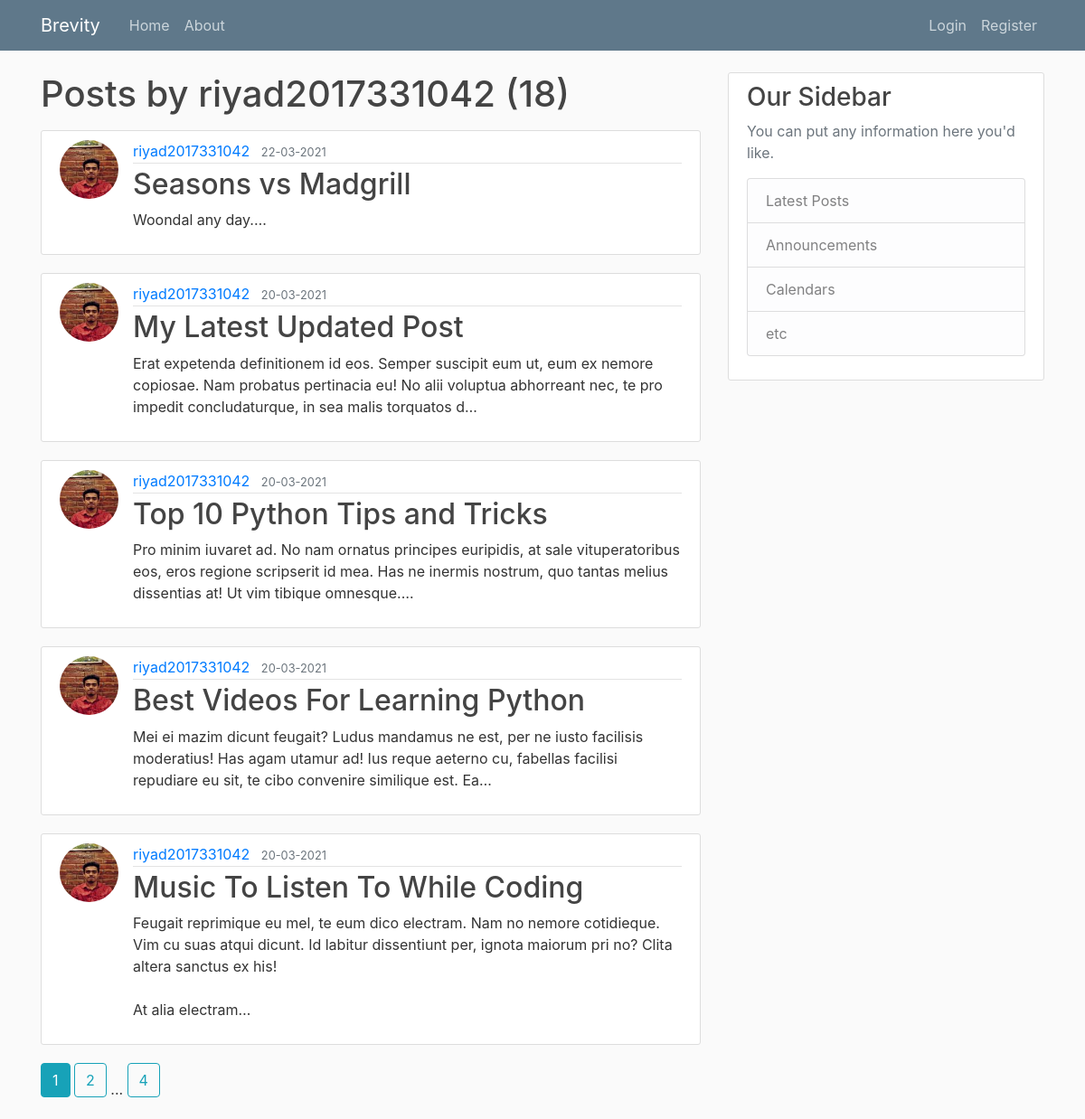
Before: /user/riyad2017331042 with the older database file.
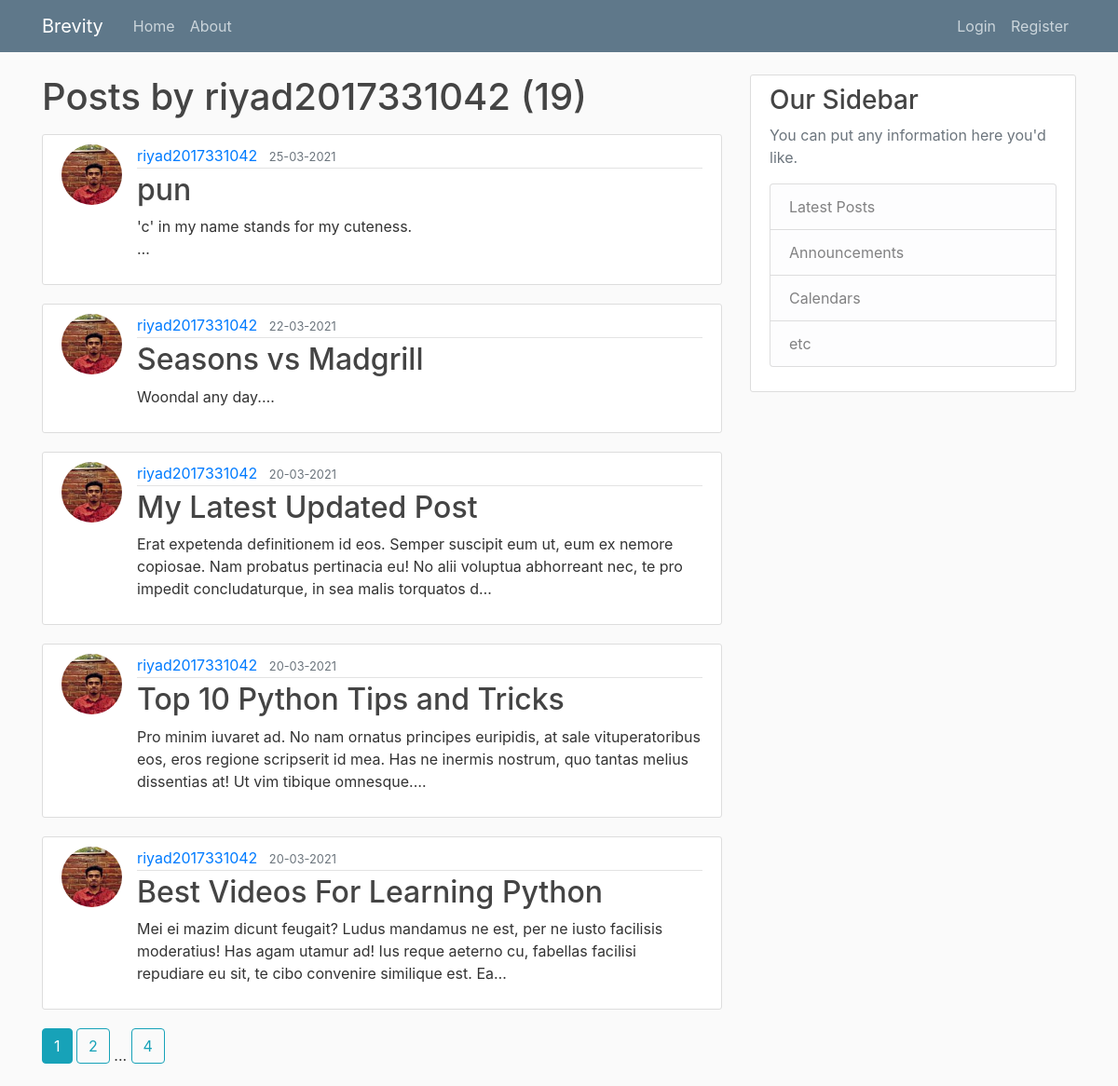
After: the same page with the newer database file.
### brevity/models.py (models this page shows, shortened)
class Post(db.Model):
    id = db.Column(db.Integer, primary_key=True)
    title = db.Column(db.String(100), nullable=False)
    date_posted = db.Column(db.DateTime, nullable=False, default=datetime.utcnow)
    content = db.Column(db.Text, nullable=False)
    user_id = db.Column(db.Integer, db.ForeignKey('user.id'), nullable=False)

class User(db.Model, UserMixin):
    id = db.Column(db.Integer, primary_key=True)
    username = db.Column(db.String(20), unique=True, nullable=False)
    email = db.Column(db.String(120), unique=True, nullable=False)
    image_file = db.Column(db.String(20), nullable=False, default='default.jpg')
    password = db.Column(db.String(60), nullable=False)
    posts = db.relationship('Post', backref='author', lazy=True)                    #By default SQLAlchemy guess the relationship to be one to many as posts returns a list of post.

### brevity/users/routes.py (the view)
@users.route("/user/<string:username>")
def user_posts(username):
    page = request.args.get('page', 1, type = int)
    user = User.query.filter_by(username = username).first_or_404()
    posts = (Post.query.filter_by(author = user)
        .order_by(Post.date_posted.desc())
        .paginate(page = page, per_page = 5)
        )                                                                             #paginate() returns a pagination object which has necessary attributes and methods
    return render_template("user_posts.html", posts = posts, user = user)

### brevity/templates/user_posts.html
{% extends "layout.html" %}
{% block content %}
    <h1 class="mb-3">Posts by {{user.username }} ({{ posts.total }}) </h1>
    {% for post in posts.items %}
        <article class="media content-section">
            <img class="rounded-circle article-img" src="{{ url_for('static', filename = 'profile_pics/' + post.author.image_file)}}">
            <div class="media-body">
                <div class="article-metadata">
                    <a class="mr-2" href="{{ url_for('users.user_posts', username=post.author.username) }}">{{ post.author.username }}</a>
                    <small class="text-muted">{{ post.date_posted.strftime('%d-%m-%Y') }}</small>
                </div>
                <h2><a class="article-title" href="{{ url_for('posts.post', post_id=post.id) }}">{{ post.title }}</a></h2>
                <p class="article-content">{{ post.content[:200] }}<span>&#8230;</span></p>
            </div>
        </article>
    {% endfor %}
    {% for page_num in posts.iter_pages(left_edge=1, right_edge=1, left_current=1, right_current=2) %}
        {% if page_num %}
            {% if posts.page == page_num %}
                <a class="btn btn-info mb-4" href="{{ url_for('users.user_posts', username=user.username, page = page_num) }}">{{ page_num }}</a>
            {% else %}
                <a class="btn btn-outline-info mb-4" href="{{ url_for('users.user_posts', username=user.username, page = page_num) }}">{{ page_num }}</a>
            {% endif %}
        {% else %}
            ...
        {% endif %}
    {% endfor %}
{% endblock content %}

Changed rows visible on the page:
no longer on this page (row unchanged): Post: image_file (picture), author.username "riyad2017331042", date_posted "20-03-2021", title "Music To Listen To While Coding", content "Feugait reprimique eu mel, te eum dico electram. Nam no nemore cotidieque. Vim cu suas atqui dicunt. Id labitur dissentiunt per, ignota maiorum pri no? Clita altera sanctus ex his! At alia electram"
added Post: image_file (picture), author.username "riyad2017331042", date_posted "25-03-2021", title "pun", content "'c' in my name stands for my cuteness."
Other visible differences:
{{ posts.total }}: "18" → "19"
